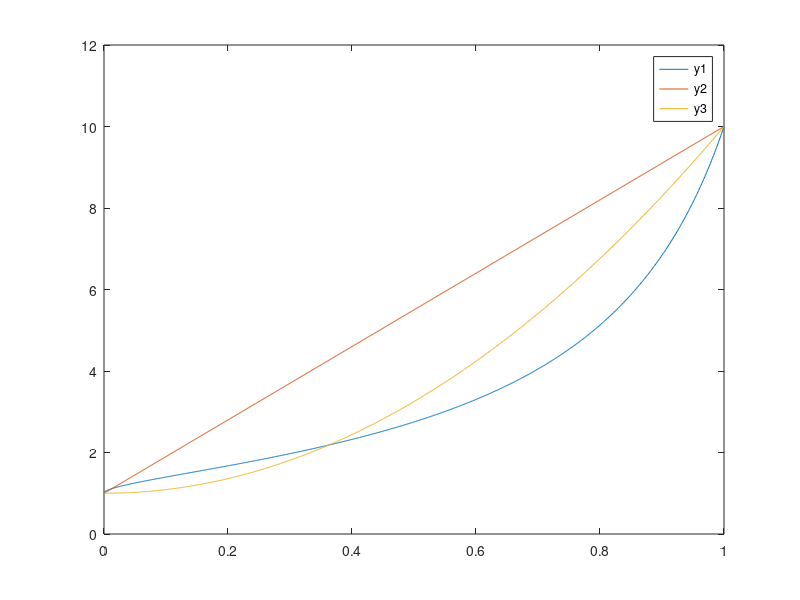

Reproduce this figure in MATLAB.
k1 = 10; k2=1;
x = 0:0.001:1;
p = 2;
q = 0.5;
y1 = 1./((1/k1-1/k2)*x.^q+1/k2);
y2 = x*k1+(1-x)*k2;
y3 = x.^p*k1+(1-x.^p)*k2;
plot(x,y1);
hold on
plot(x,y2);
hold on
plot(x,y3);
legend('y1','y2','y3');
